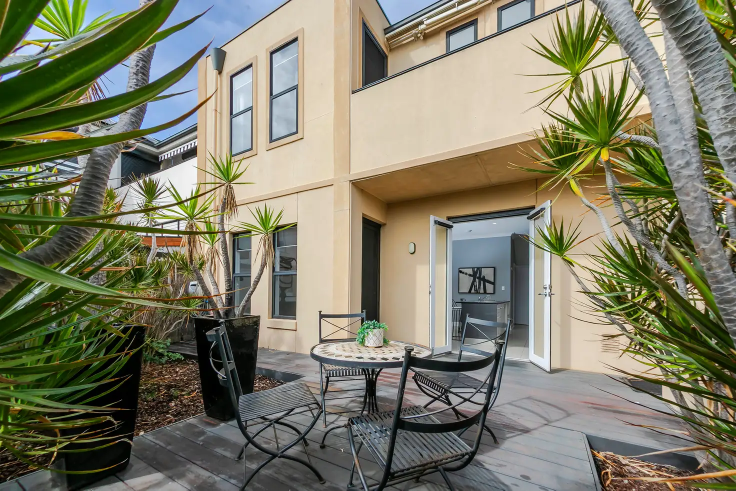
#> input picture test_images/house_01/photo_02.jpg, 1472 x 981 px, given in place of ., which was not available (shown at 1/2 size)
$ python -i llava_model.py   (imports and definitions only)
#> lines starting #> are read from the running program, lines starting #| are printed output that depends on the picture; pictures that were not available may be replaced by others from this repository, and a replacement may not be noted
import os
import base64
import requests
import json

OLLAMA_URL = "http://localhost:11434/api/generate"
LLAVA_MODEL = "llava:latest"
# [1 line not run here, left out]

# Google Translate language codes for deep-translator
GOOGLE_LANG_CODES = {
    "hi": "hi",
    "zh": "zh-CN",
    "ja": "ja",
}


# [13 lines left out: function _translate, not called in this run]


def _encode_image(image_path: str, max_px: int = 640) -> str:
    """Encode image as base64, resizing to max_px on longest side first for speed."""
#> called with image_path = '.', max_px = 640
    try:
        from PIL import Image as PILImage
        import io
        img = PILImage.open(image_path).convert("RGB")
#> img is the input picture: PIL image 1472x981 RGB; mean R, G, B 125.8, 125, 103.2
        w, h = img.size
#> w = 1472; h = 981
        if max(w, h) > max_px:
            scale = max_px / max(w, h)
#> scale = 0.435
            img = img.resize((int(w * scale), int(h * scale)), PILImage.LANCZOS)
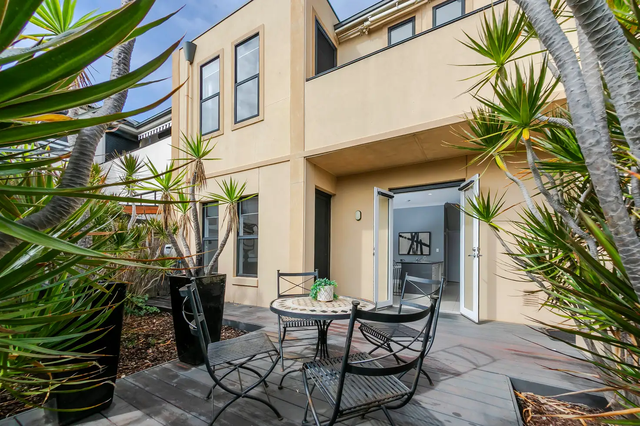
#> img: PIL image 640x426 RGB; mean R, G, B 125.9, 125, 103.3
        buf = io.BytesIO()
        img.save(buf, format="JPEG", quality=85)
        return base64.b64encode(buf.getvalue()).decode("utf-8")
    except Exception:
        with open(image_path, "rb") as f:
            return base64.b64encode(f.read()).decode("utf-8")


def _convert_to_jpg_if_needed(image_path: str) -> str:
    ext = os.path.splitext(image_path)[1].lower()
    if ext in [".webp", ".bmp", ".tiff"]:
        try:
            from PIL import Image
            converted_path = os.path.splitext(image_path)[0] + "_converted.jpg"
            img = Image.open(image_path).convert("RGB")
            img.save(converted_path, "JPEG")
            return converted_path
        except Exception:
            return image_path
    return image_path


# [209 lines left out: functions describe_property_image, is_floor_plan_image, is_valid_property_image, _describe_rooms, _split_paragraph_by_room, not called in this run]


def _describe_floor_plans(floor_plan_paths: list, user_prompt: str = "", language: str = "en") -> str:
    """Generate English floor plan description then translate via Google Translate."""
    prompt = (
        f"You are reading {len(floor_plan_paths)} architectural floor plan drawing(s). "
        "Look carefully at every labelled room and space on the plan. "
        "Write a single plain paragraph of 3-6 sentences in English describing the layout. "
        "Include: total number of rooms, name each space (bedrooms, bathrooms, "
        "kitchen, living, dining, garage, alfresco, staircase, WIR, ensuite etc), "
        "how rooms connect and flow, and any notable layout features. "
        "Output ONLY plain sentences as one paragraph. "
        "No bullet points, dashes, hyphens, numbered lists, or headings."
    )
    if user_prompt.strip():
        prompt += f" Additional context: {user_prompt}"

    encoded = [_encode_image(_convert_to_jpg_if_needed(p)) for p in floor_plan_paths]
#> call 3 of _encode_image, with image_path = '/', max_px = 640
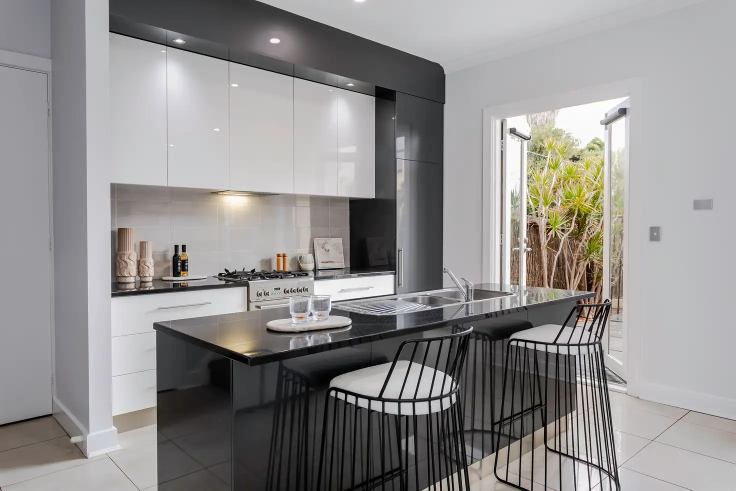
#> input picture test_images/house_01/photo_03.jpg, 1472 x 981 px, given in place of , which was not available (shown at 1/2 size)
#> in _encode_image, img is the input picture: PIL image 1472x981 RGB; mean R, G, B 145.9, 143.7, 142.8
#> in _encode_image (call 3), `img = img.resize((int(w * scale), int(h * scale)), PILImage.LANCZOS)`:
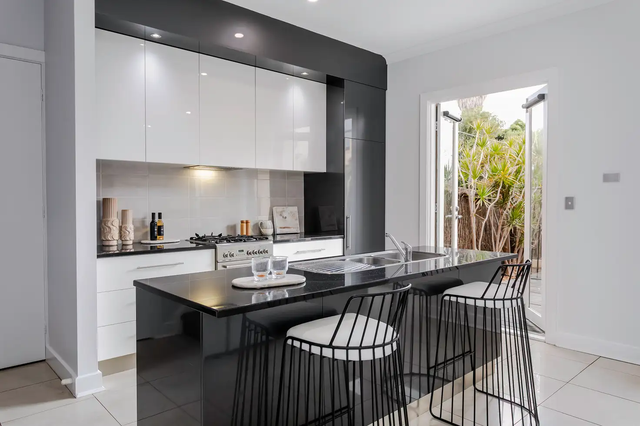
#> img: PIL image 640x426 RGB; mean R, G, B 145.9, 143.7, 142.8
    payload = {
        "model": LLAVA_MODEL,
        "prompt": prompt,
        "images": encoded,
        "stream": False,
        "options": {
            "temperature": 0,
            "num_predict": 250,
            "num_ctx": 2048,
        },
    }
    try:
        r = requests.post(OLLAMA_URL, json=payload, timeout=90)
        r.raise_for_status()
        result = r.json().get("response", "").strip()
        print(f"[LLAVA] _describe_floor_plans ok ({len(result)} chars)")
        return _translate(result, language)
    except Exception as e:
        print(f"[LLAVA] _describe_floor_plans error: {e}")
        return ""


# [276 lines left out: functions describe_property_multi, analyse_property_images, _extract_from_description, _enrich_room_types_from_descriptions, _fallback_analysis, not called in this run]

#> (the run stopped early here; a loop or call above may not have finished)
